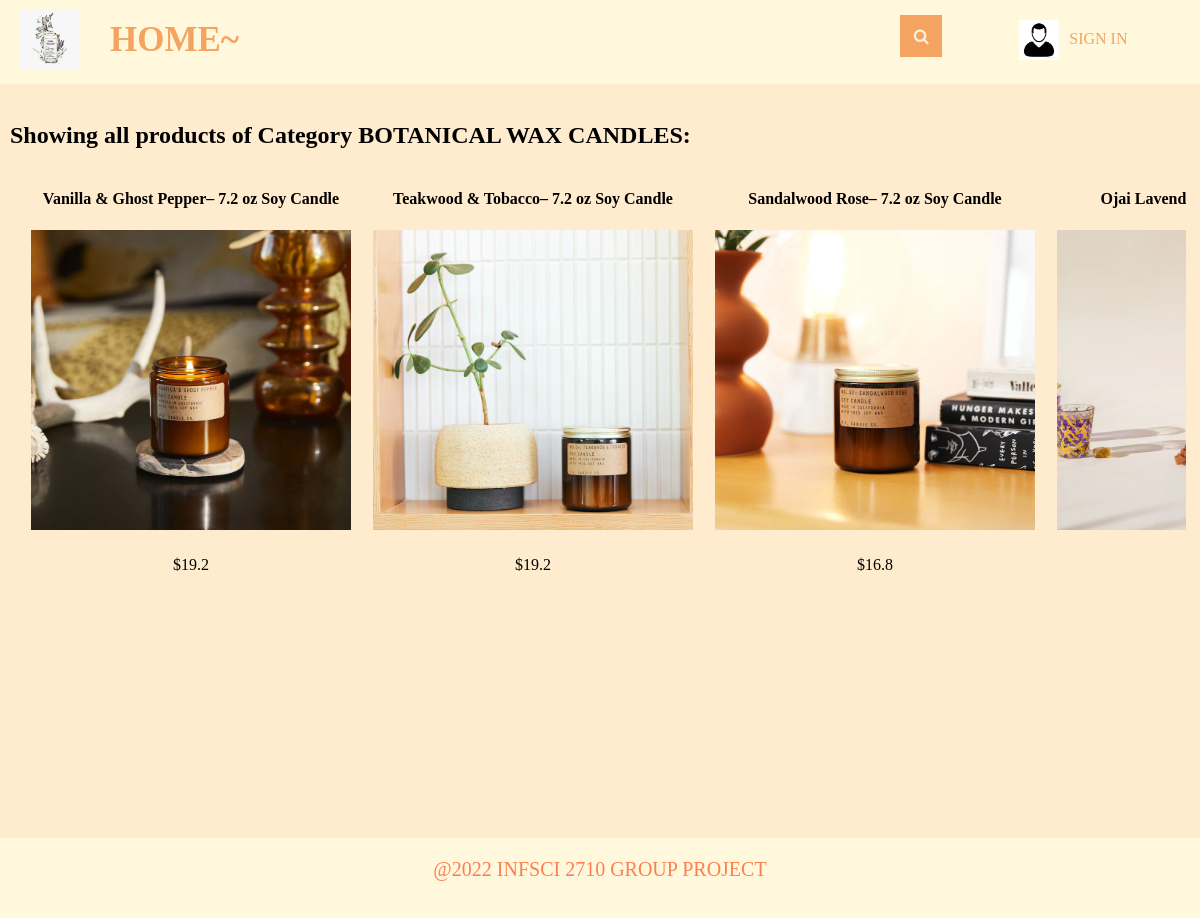
/mgrdisplayCategory?productKindId=1, run on the app's committed database.
### tables this page shows
CREATE TABLE product_kind
(productKindId INTEGER PRIMARY KEY,
name TEXT);

CREATE TABLE "products" (
  "productId" INTEGER,
  "name" TEXT,
  "inventory" INTEGER,
  "price" REAL,
  "description" TEXT,
  "image" TEXT,
  "productKindId" INTEGER,
  "scent_id" INTEGER,
  CONSTRAINT "PRODUCTS_PK" PRIMARY KEY ("productId"),
  CONSTRAINT "FK_products_product_kind" FOREIGN KEY ("productKindId") REFERENCES "product_kind" ("productKindId") ON DELETE NO ACTION ON UPDATE NO ACTION,
  CONSTRAINT "products_FK" FOREIGN KEY ("scent_id") REFERENCES "scent" ("scent_id") ON DELETE NO ACTION ON UPDATE NO ACTION,
  CONSTRAINT "inventory_constrains" CHECK (inventory>=0)
);

### main.py (the view)
@app.route("/mgrdisplayCategory")
def mgrdisplayCategory():
    loggedIn, firstName, noOfItems = mgrLoginDetails()
    categoryId = request.args.get("productKindId")
    with sqlite3.connect('database.db') as conn:
        cur = conn.cursor()
        cur.execute(
            "SELECT products.productId, products.name, products.price, products.image, product_kind.name FROM products, product_kind WHERE products.productKindId = product_kind.productKindId AND product_kind.productKindId = ?",
            (categoryId,))
        data = cur.fetchall()
    conn.close()
    categoryName = data[0][4]
    data = parse(data)
    return render_template('mgrdisplayCategory.html', data=data, loggedIn=loggedIn, firstName=firstName,
                           noOfItems=noOfItems, categoryName=categoryName)

### main.py (called while the page is built)
def mgrLoginDetails():
    with sqlite3.connect('database.db') as conn:
        cur = conn.cursor()
        if 'email' not in session:
            loggedIn = False
            firstName = ''
            noOfItems = 0
        else:
            loggedIn = True
            cur.execute("SELECT mgrId, firstName FROM manager WHERE email = ?", (session['email'], ))
            mgrId, firstName = cur.fetchone()
            cur.execute("SELECT count(productId) FROM cart WHERE userId = ?", (mgrId, ))
            noOfItems = cur.fetchone()[0]
    conn.close()
    return (loggedIn, firstName, noOfItems)

def parse(data):
    ans = []
    i = 0
    while i < len(data):
        curr = []
        for j in range(7):
            if i >= len(data):
                break
            curr.append(data[i])
            i += 1
        ans.append(curr)
    return ans

### templates/mgrdisplayCategory.html (shortened to what this page needs)
<!DOCTYPE HTML>
<html>
<head>
    <link rel="stylesheet" href={{ url_for('static', filename='css/home.css') }} />#}
    <link rel="stylesheet" href={{url_for('static', filename='css/bodyGeneral.css')}} />
    <link rel="stylesheet" href={{ url_for('static', filename='css/topStyle.css') }} />
    <link rel="stylesheet" href={{ url_for('static', filename='css/footer.css') }} />
    <link rel="stylesheet" href={{ url_for('static', filename='css/displayproduct.css') }}/>
    <link rel="stylesheet" href="https://maxcdn.bootstrapcdn.com/font-awesome/4.5.0/css/font-awesome.min.css">
</head>
<body>
    <div id="title">
            <a href="/managerpage/mgrlogout">
                <img id="logo" src= {{ url_for('static', filename='images/logo.png') }} />
            </a>
            <div class="home_btn">
                <a href="/managerpage/mgrroot">
                    <strong>HOME~</strong>
                </a>
            </div>
            <div class = "Search">
                <form>
		            <input id="searchBox" type="text" name="searchQuery" placeholder="SEARCH....">
		            <button id="searchButton" type="submit" value="Search"></button>
		        </form>
            </div>
            {% if not loggedIn %}
            <div id="signInButton">
                <img id = "client " src= {{ url_for('static', filename='images/client.png')}}/>
                <a class="link" href="/managerpage/mgrloginForm">SIGN IN</a>
            </div>
        {% endif %}
    </div>
    <div class="display_product">
        <h2>Showing all products of Category {{categoryName}}:</h2>
        {% for itemData in data %}
        <table>
            <tr id="productName">
                {% for row in itemData %}
                <td>
                    {{row[1]}}
                </td>
                {% endfor %}
            </tr>
            <tr id="productImage">
                {% for row in itemData %}
                <td>
                    <a href="/mgrproductDescription?productId={{row[0]}}">
                        <img src={{ url_for('static', filename='uploads/' + row[3]) }} id="itemImage" />
                    </a>
                </td>
                {% endfor %}
            </tr>
            <tr id="productPrice">
                {% for row in itemData %}
                <td>
                    ${{row[2]}}
                </td>
                {% endfor %}
            </tr>
        </table>
        {% endfor %}
    </div>
    <footer>
        <div class="footer_container">
            <p>@2022 INFSCI 2710 GROUP PROJECT</p>
        </div>
    </footer>
</body>
</html>

### static/css/home.css (style rules this page uses)
html,body { margin: 0; padding: 0; height: 100%; }
body { width: 100%; background: blanchedalmond; }
#itemImage { height: 300px; width: 320px; }
table { border-spacing: 20px; width: 80%; margin: auto; text-align: center; }
#productName { text-align: center; font-weight: bold; }
#productPrice { text-align: center; }

### static/css/bodyGeneral.css (style rules this page uses)
html,body { margin: 0; padding: 0; height: 100%; }
body { background: blanchedalmond; }
#cartItems, .display_product, .display_profile, .display_frame, .display_store { width: 98%; margin-left: 10px; margin-right: 10px; height: 100%; position:relative; top:84px; }

### static/css/topStyle.css (style rules this page uses)
#logo { height: 60px; width: 60px; margin-left: 20px; margin-top: 10px; margin-bottom: 10px; margin-right: 20px; float: left; }
#title { background-color: cornsilk; height: 84px; position: fixed; top:0px; display: flex; width: 100%; margin-bottom: 0px; z-index: 2; }
.home_btn { height: 64px; margin-bottom: 10px; margin-top:10px; padding: 10px; }
.home_btn a { position: relative; text-align: center; text-decoration: none; font-family: "Palace Script MT"; font-size: 35px; color: sandybrown; }
.Search { width: 70%; }
.Search form { padding:15px; height: 100%; }
.Search input { height: 42px; width: 0; padding: 0 42px 0 15px; border: none; border-bottom: 2px solid transparent; outline: none; background: transparent; transition: .4s cubic-bezier(0, 0.8, 0, 1); position: relative; top: 0; right:0; float: right; z-index: 2; font-family: "Palace Script MT"; font-size:20px; }
.Search button { background: sandybrown; border: none; height: 42px; width: 42px; position: relative; top: 0; right: 0; float: right; margin-right: -15px; cursor: pointer; }
.Search button:before { content: "\f002"; font-family: FontAwesome; font-size: 16px; color: #F9F0DA; }
#signInButton { width: 15%; display: flex; color: yellow; margin-top: 20px; margin-bottom: 20px; margin-left: 20px; margin-right: 20px; float: left; }
#signInButton img { width: 40px; height: 40px; }
#signInButton a { position: relative; bottom: 0; text-align: center; padding: 10px; }
#cart a, #signInButton a { text-decoration: none; font-family: "Palace Script MT"; color: sandybrown; }

### static/css/footer.css (style rules this page uses)
footer { background: cornsilk; display: block; position: relative; bottom: 0; width: 100%; height: 10%; z-index: 10000; }
.footer_container p { position: relative; top: 20px; color: coral; text-align: center; font-family: "Times New Roman"; font-size: 20px; }

### static/css/displayproduct.css (style rules this page uses)
.display_product { overflow: scroll; }
.display_product table { width: 80%; margin: auto; }
.display_product table tr td { width: 400px; text-align: center; margin: auto; }

### data on the page
product_kind: name "BOTANICAL WAX CANDLES"
products: name "Vanilla & Ghost Pepper– 7.2 oz Soy Candle", image (picture), price "19.2"
products: name "Teakwood & Tobacco– 7.2 oz Soy Candle", image (picture), price "19.2"
products: name "Sandalwood Rose– 7.2 oz Soy Candle", image (picture), price "16.8"
products: name "Ojai…", image (picture)
